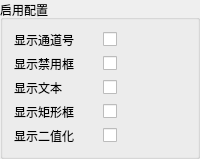
          <widget class="QGroupBox" name="groupBox_9">
           <property name="title">
            <string>启用配置</string>
           </property>
           <layout class="QVBoxLayout" name="verticalLayout_12">
            <item>
             <layout class="QGridLayout" name="gridLayout_9">
              <item row="0" column="0">
               <widget class="QLabel" name="label_18">
                <property name="text">
                 <string>显示通道号</string>
                </property>
               </widget>
              </item>
              <item row="0" column="1">
               <widget class="QCheckBox" name="showChannelIdCheck">
                <property name="text">
                 <string/>
                </property>
               </widget>
              </item>
              <item row="2" column="1">
               <widget class="QCheckBox" name="showTextCheck">
                <property name="text">
                 <string/>
                </property>
               </widget>
              </item>
              <item row="1" column="0">
               <widget class="QLabel" name="label_16">
                <property name="text">
                 <string>显示禁用框</string>
                </property>
               </widget>
              </item>
              <item row="1" column="1">
               <widget class="QCheckBox" name="showDisableCheck">
                <property name="text">
                 <string/>
                </property>
               </widget>
              </item>
              <item row="2" column="0">
               <widget class="QLabel" name="label_13">
                <property name="text">
                 <string>显示文本</string>
                </property>
               </widget>
              </item>
              <item row="3" column="1">
               <widget class="QCheckBox" name="showRectCheck">
                <property name="text">
                 <string/>
                </property>
               </widget>
              </item>
              <item row="3" column="0">
               <widget class="QLabel" name="label_14">
                <property name="text">
                 <string>显示矩形框</string>
                </property>
               </widget>
              </item>
              <item row="4" column="0">
               <widget class="QLabel" name="label_79">
                <property name="text">
                 <string>显示二值化</string>
                </property>
               </widget>
              </item>
              <item row="4" column="1">
               <widget class="QCheckBox" name="showBinaryThreshCheck">
                <property name="text">
                 <string/>
                </property>
               </widget>
              </item>
             </layout>
            </item>
           </layout>
          </widget>
